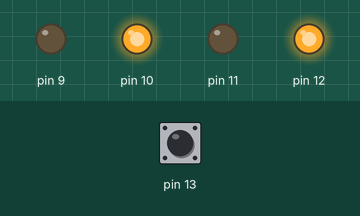
Simulated run of this sketch. Board: Arduino Uno, built with avr-gcc and run on an emulated ATmega328P. Shown: output pins drawn as LEDs (lit = HIGH). Dashed ring = blinking. Inputs (shaded band) come from the test bench; at power-on: pin 13 HIGH.

Above: at 1.2 s.
1.3 s: pin 13 driven LOW
At 1.76 s:
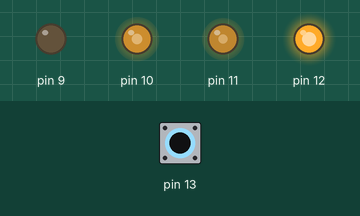
At 2.37 s:
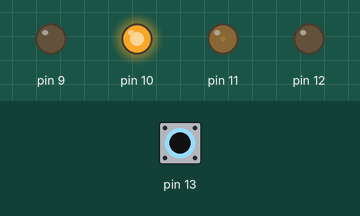
4.3 s: pin 13 pulsed HIGH 5 times (0.12 s each, 0.3 s apart)
At 6.3 s:
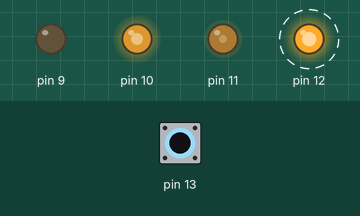
Timing chart, 0 to 17.8 s (numbered marks = the images above; inputs shaded):
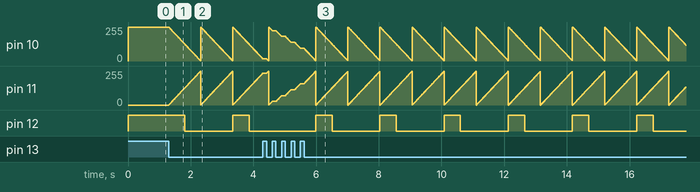

The sketch:

AnalogWriteLEDButton.ino
```cpp
int count;

void setup()
{
  //Serial Port begin
  Serial.begin (9600);
  //Define inputs and outputs
  pinMode(9, OUTPUT);
  pinMode(10, OUTPUT);
  pinMode(11, OUTPUT);
  pinMode(13, INPUT);

}

void loop()
{
  if (!digitalRead(13))
  {
    ++count;
  }
  analogWrite(10, map((count%100), 0, 100, 255, 0));
  analogWrite(11, map((count%100), 0, 100, 0, 255));
  analogWrite(12, map((count%200), 0, 100, 255, 0));
  delay(10);
}
```

Measured:
- after the input at 1.3 s, pin 10: ramps from 255/255 to 3/255 and jumps back, once every 1.0 s; pin 11: ramps from 0/255 to 252/255 and jumps back, once every 1.0 s; pin 12: HIGH → LOW after 0.51 s, → HIGH 1.5 s later, → LOW 0.52 s later
